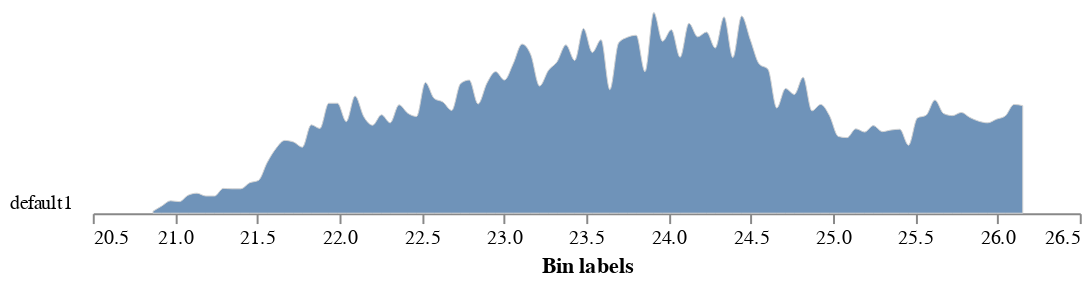

Notebook source saved alongside this figure:
### Code cell
##### Analysis #####

# Analyze thermal data 


analysis_img = pcv.analyze.thermal(thermal_img=thermal_data, labeled_mask=mask,n_labels=1,
                                   bins=100, label="default")

### Figure 1 — Vega-Lite specification as saved in the notebook (floating-point values rounded to 4 significant figures)
{"config": {"view": {"continuousWidth": 300, "continuousHeight": 300, "stroke": null}, "axis": {"grid": false}, "facet": {"columns": 1, "spacing": 0}, "title": {"anchor": "end"}}, "data": {"name": "data-b216c631b02b23c2e1b882de9d51d105"}, "facet": {"field": "sample", "header": {"labelAngle": 0, "labelAlign": "left", "labelOrient": "left"}, "title": null, "type": "nominal"}, "spec": {"mark": {"type": "area", "fillOpacity": 0.8, "interpolate": "monotone", "stroke": "lightgray", "strokeWidth": 0.5}, "encoding": {"x": {"field": "label", "title": "Bin labels", "type": "quantitative"}, "y": {"axis": null, "field": "value", "scale": {"range": [10, -100]}, "type": "quantitative"}}, "height": 10, "width": 500}, "bounds": "flush", "$schema": "https://vega.github.io/schema/vega-lite/v5.8.0.json", "datasets": {"data-b216c631b02b23c2e1b882de9d51d105": [{"sample": "default1", "value": 0.01842, "label": 20.87}, {"sample": "default1", "value": 0.0663, "label": 20.92}, {"sample": "default1", "value": 0.1142, "label": 20.97}, {"sample": "default1", "value": 0.1068, "label": 21.03}, {"sample": "default1", "value": 0.1657, "label": 21.08}, {"sample": "default1", "value": 0.1842, "label": 21.13}, {"sample": "default1", "value": 0.1584, "label": 21.19}, {"sample": "default1", "value": 0.1584, "label": 21.24}, {"sample": "default1", "value": 0.2284, "label": 21.29}, {"sample": "default1", "value": 0.2247, "label": 21.35}, {"sample": "default1", "value": 0.2247, "label": 21.4}, {"sample": "default1", "value": 0.2799, "label": 21.45}, {"sample": "default1", "value": 0.302, "label": 21.51}, {"sample": "default1", "value": 0.4678, "label": 21.56}, {"sample": "default1", "value": 0.5967, "label": 21.61}, {"sample": "default1", "value": 0.6703, "label": 21.67}, {"sample": "default1", "value": 0.6556, "label": 21.72}, {"sample": "default1", "value": 0.6077, "label": 21.77}, {"sample": "default1", "value": 0.814, "label": 21.83}, {"sample": "default1", "value": 0.7808, "label": 21.88}, {"sample": "default1", "value": 1.013, "label": 21.93}, {"sample": "default1", "value": 1.013, "label": 21.99}, {"sample": "default1", "value": 0.8434, "label": 22.04}, {"sample": "default1", "value": 1.079, "label": 22.09}, {"sample": "default1", "value": 0.8876, "label": 22.15}, {"sample": "default1", "value": 0.8103, "label": 22.2}, {"sample": "default1", "value": 0.906, "label": 22.25}, {"sample": "default1", "value": 0.8324, "label": 22.31}, {"sample": "default1", "value": 0.9981, "label": 22.36}, {"sample": "default1", "value": 0.9208, "label": 22.41}, {"sample": "default1", "value": 0.8913, "label": 22.47}, {"sample": "default1", "value": 1.204, "label": 22.52}, {"sample": "default1", "value": 1.057, "label": 22.58}, {"sample": "default1", "value": 1.024, "label": 22.63}, {"sample": "default1", "value": 0.9466, "label": 22.68}, {"sample": "default1", "value": 1.193, "label": 22.74}, {"sample": "default1", "value": 1.226, "label": 22.79}, {"sample": "default1", "value": 1.005, "label": 22.84}, {"sample": "default1", "value": 1.197, "label": 22.9}, {"sample": "default1", "value": 1.304, "label": 22.95}, {"sample": "default1", "value": 1.226, "label": 23.0}, {"sample": "default1", "value": 1.377, "label": 23.06}, {"sample": "default1", "value": 1.558, "label": 23.11}, {"sample": "default1", "value": 1.459, "label": 23.16}, {"sample": "default1", "value": 1.171, "label": 23.22}, {"sample": "default1", "value": 1.315, "label": 23.27}, {"sample": "default1", "value": 1.396, "label": 23.32}, {"sample": "default1", "value": 1.551, "label": 23.38}, {"sample": "default1", "value": 1.407, "label": 23.43}, {"sample": "default1", "value": 1.702, "label": 23.48}, {"sample": "default1", "value": 1.481, "label": 23.54}, {"sample": "default1", "value": 1.598, "label": 23.59}, {"sample": "default1", "value": 1.138, "label": 23.64}, {"sample": "default1", "value": 1.569, "label": 23.7}, {"sample": "default1", "value": 1.621, "label": 23.75}, {"sample": "default1", "value": 1.639, "label": 23.8}, {"sample": "default1", "value": 1.304, "label": 23.86}, {"sample": "default1", "value": 1.849, "label": 23.91}, {"sample": "default1", "value": 1.584, "label": 23.96}, {"sample": "default1", "value": 1.691, "label": 24.02}, {"sample": "default1", "value": 1.436, "label": 24.07}, {"sample": "default1", "value": 1.749, "label": 24.12}, {"sample": "default1", "value": 1.624, "label": 24.18}, {"sample": "default1", "value": 1.668, "label": 24.23}, {"sample": "default1", "value": 1.521, "label": 24.28}, {"sample": "default1", "value": 1.808, "label": 24.34}, {"sample": "default1", "value": 1.433, "label": 24.39}, {"sample": "default1", "value": 1.816, "label": 24.44}, {"sample": "default1", "value": 1.595, "label": 24.5}, {"sample": "default1", "value": 1.374, "label": 24.55}, {"sample": "default1", "value": 1.326, "label": 24.6}, {"sample": "default1", "value": 0.9687, "label": 24.66}, {"sample": "default1", "value": 1.149, "label": 24.71}, {"sample": "default1", "value": 1.094, "label": 24.76}, {"sample": "default1", "value": 1.252, "label": 24.82}, {"sample": "default1", "value": 0.9429, "label": 24.87}, {"sample": "default1", "value": 1.002, "label": 24.93}, {"sample": "default1", "value": 0.8987, "label": 24.98}, {"sample": "default1", "value": 0.7072, "label": 25.03}, {"sample": "default1", "value": 0.6961, "label": 25.09}, {"sample": "default1", "value": 0.7771, "label": 25.14}, {"sample": "default1", "value": 0.7477, "label": 25.19}, {"sample": "default1", "value": 0.8066, "label": 25.25}, {"sample": "default1", "value": 0.7514, "label": 25.3}, {"sample": "default1", "value": 0.7661, "label": 25.35}, {"sample": "default1", "value": 0.7735, "label": 25.41}, {"sample": "default1", "value": 0.6261, "label": 25.46}, {"sample": "default1", "value": 0.8766, "label": 25.51}, {"sample": "default1", "value": 0.9024, "label": 25.57}, {"sample": "default1", "value": 1.042, "label": 25.62}, {"sample": "default1", "value": 0.9171, "label": 25.67}, {"sample": "default1", "value": 0.8987, "label": 25.73}, {"sample": "default1", "value": 0.9281, "label": 25.78}, {"sample": "default1", "value": 0.8803, "label": 25.83}, {"sample": "default1", "value": 0.8471, "label": 25.89}, {"sample": "default1", "value": 0.8324, "label": 25.94}, {"sample": "default1", "value": 0.8655, "label": 25.99}, {"sample": "default1", "value": 0.895, "label": 26.05}, {"sample": "default1", "value": 1.002, "label": 26.1}, {"sample": "default1", "value": 0.9908, "label": 26.15}]}}
